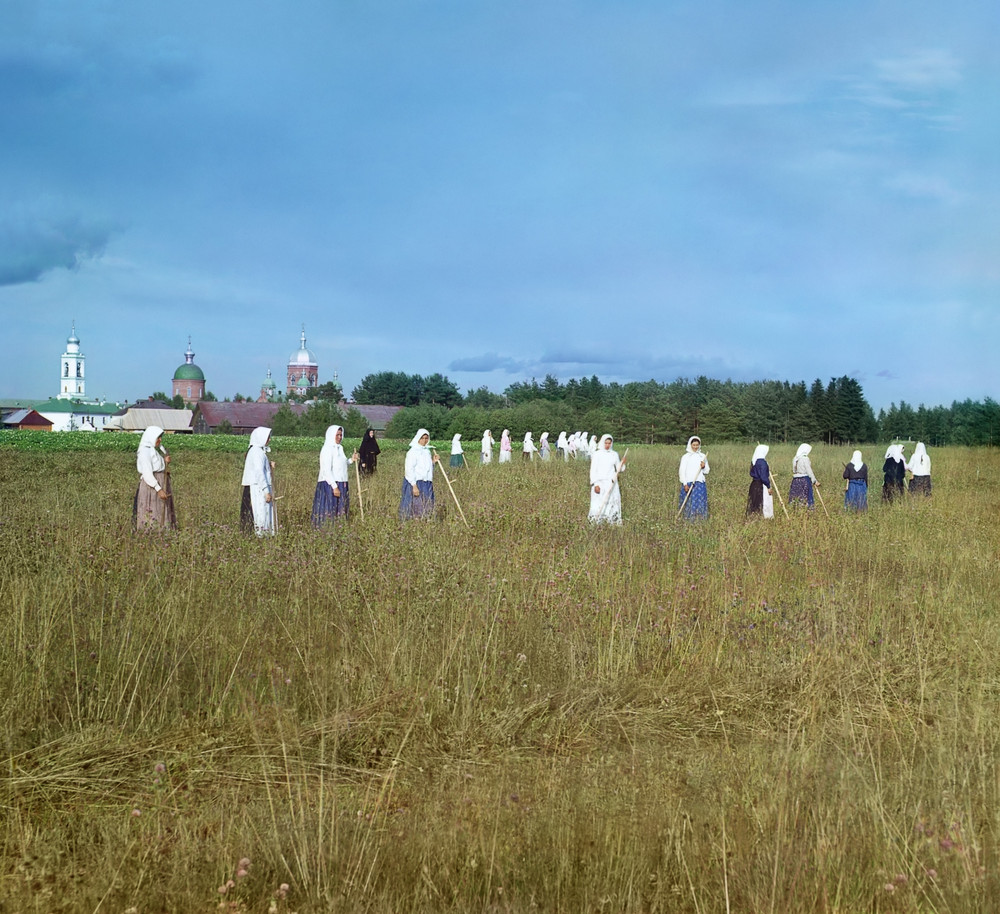
#> input picture images/haying.jpg, 1000 x 914 px
$ python HOG_descriptors.py
#> lines starting #> are read from the running program, lines starting #| are printed output that depends on the picture; after the words box and inside, x2 and y2 are one past the last pixel; in counts of white or black regions, pixels touching at a corner belong together
import cv2

def is_inside(i, o):
    ix, iy, iw, ih = i
    ox, oy, ow, oh = o
    return ix > ox and ix + iw < ox + ow and \
        iy > oy and iy + ih < oy + oh

hog = cv2.HOGDescriptor()
hog.setSVMDetector(cv2.HOGDescriptor_getDefaultPeopleDetector())

img = cv2.imread('./images/haying.jpg')
#> img is the input picture: shape (914, 1000, 3); mean B, G, R 136.4, 141.9, 123.1
found_rects, found_weights = hog.detectMultiScale(
    img, winStride = (4,4), scale=1.02)
#> found_rects = [[157, 333, 67, 134], [572, 419, 66, 132], [661, 421, 68, 135], [221, 412, 75, 150]]; found_weights = [0.65, 0.595, 0.872, 0.659]

# remove nested rectangles
found_rects_filtered = []
found_weights_filtered = []
for ri, r in enumerate(found_rects):
    for qi, q in enumerate(found_rects):
        if ri != qi and is_inside(r, q):
            break
        else:
            found_rects_filtered.append(r)
            found_weights_filtered.append(found_weights[ri])
#> this loop made 4 passes
#> after the loop, found_rects_filtered = 16 items, first 6: [157, 333, 67, 134], [157, 333, 67, 134], [157, 333, 67, 134], [157, 333, 67, 134], [572, 419, 66, 132], [572, 419, 66, 132]; found_weights_filtered = [0.65, 0.65, 0.65, 0.65, 0.595, 0.595, 0.595, 0.595, 0.872, 0.872, 0.872, 0.872, 0.659, 0.659, 0.659, 0.659]

# draw remaining rectangles and weights in order to highlight detected people
for ri, r in enumerate(found_rects_filtered):
    x,y,w,h = r
    cv2.rectangle(img, (x,y), (x+w, y+h), (0,255,255), 2)
    text = '%.2f' % found_weights_filtered[ri]
    cv2.putText(img, text, (x,y-20), cv2.FONT_HERSHEY_SIMPLEX, 1, (0,255,255), 2)
#> this loop made 16 passes
#> (x, y, w, h, text) on passes 1 to 12: (157, 333, 67, 134, '0.65'), (157, 333, 67, 134, '0.65'), (157, 333, 67, 134, '0.65'), (157, 333, 67, 134, '0.65'), (572, 419, 66, 132, '0.59'), (572, 419, 66, 132, '0.59'), (572, 419, 66, 132, '0.59'), (572, 419, 66, 132, '0.59'), (661, 421, 68, 135, '0.87'), (661, 421, 68, 135, '0.87'), (661, 421, 68, 135, '0.87'), (661, 421, 68, 135, '0.87')
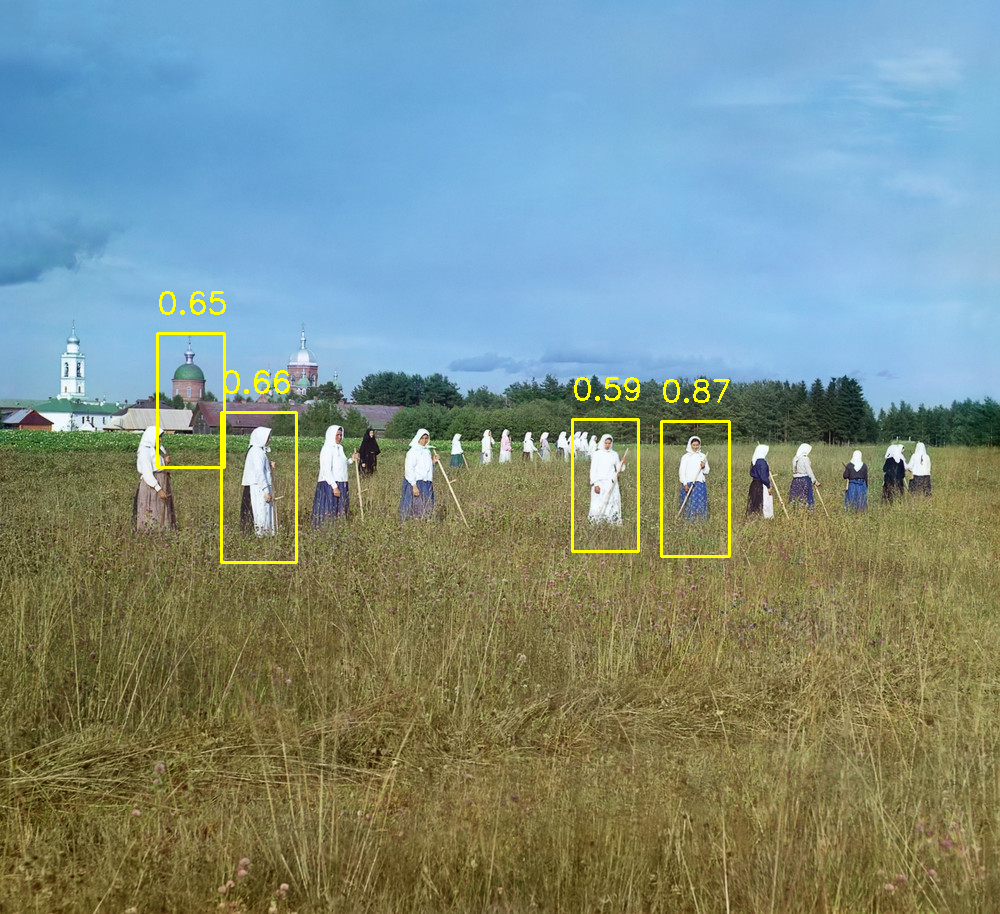
#> img: shape (914, 1000, 3); 0.77% of pixels changed, all inside (x1, y1, x2, y2) = (156, 291, 731, 564)

cv2.imshow('Women in Hayfield Detected', img)
cv2.imwrite('./women_in_hayfield_detected.jpg', img)
cv2.waitKey(0)
